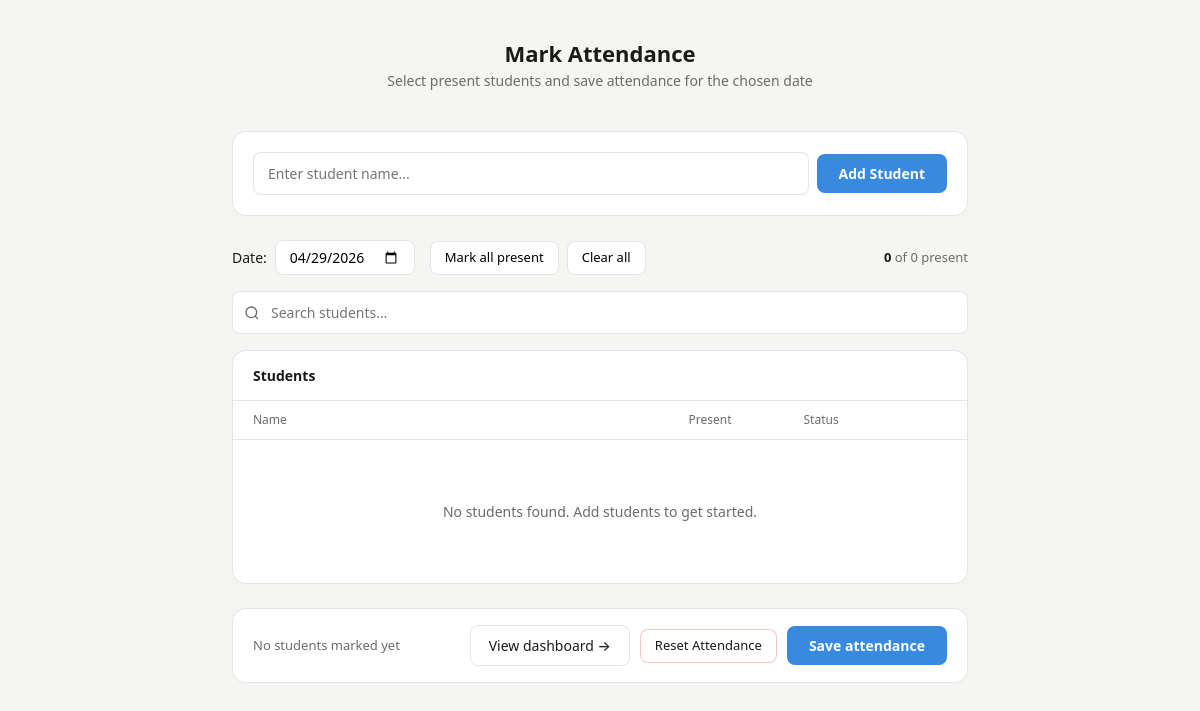
Before: / with the older database file.
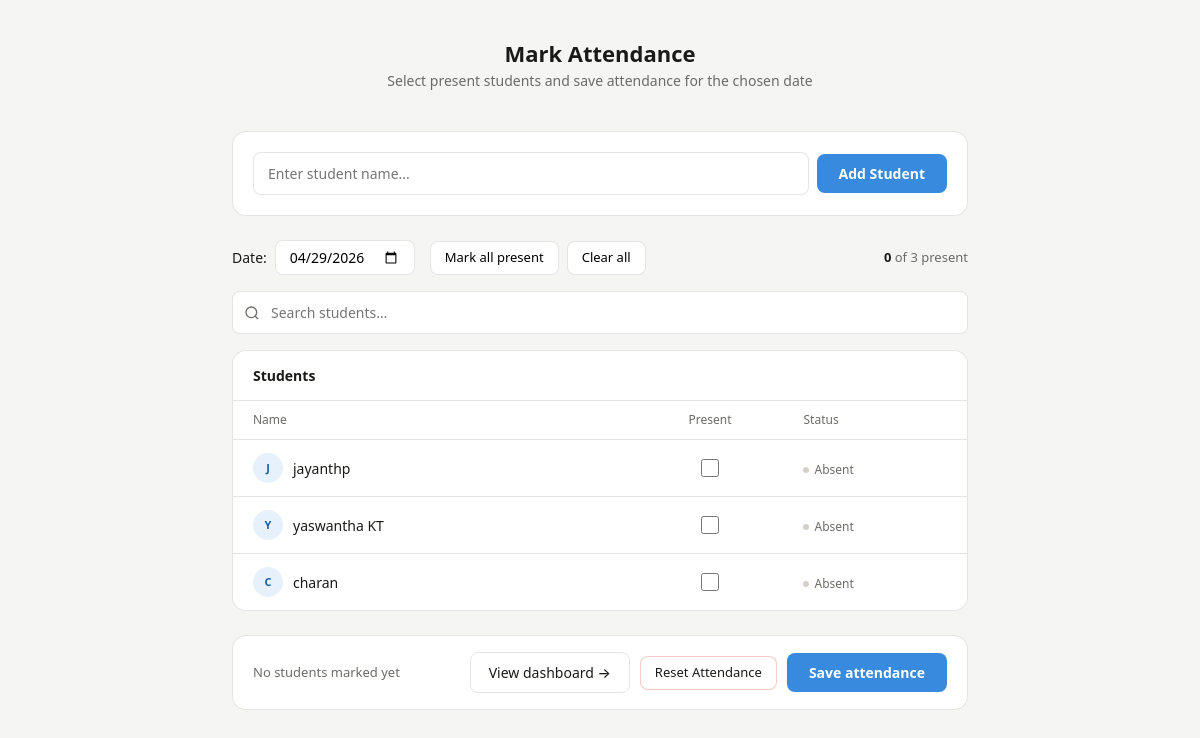
After: the same page with the newer database file.
### app/models.py (models this page shows, shortened)
class Student(models.Model):
    name = models.CharField(max_length=100)

### app/views.py (the view, shortened to what this page needs)
# urls.py: path('', views.mark_attendance, name='mark_attendance'),
def mark_attendance(request):
    students = Student.objects.all()
    today = request.GET.get('date') or str(date.today())
    return render(request, 'students.html', {
        'students': students,
        'today': today
    })

### Templates/students.html (shortened to what this page needs)
<!DOCTYPE html>
<html lang="en">
<head>
    <link href="https://cdn.jsdelivr.net/npm/bootstrap@5.3.0/dist/css/bootstrap.min.css" rel="stylesheet">
</head>
<body>
    <div class="container" style="max-width: 760px; padding-bottom: 3rem;">
        <div class="page-header">
            <h1>Mark Attendance</h1>
            <p>Select present students and save attendance for the chosen date</p>
        </div>
        <div class="main-card add-student-card" style="padding: 1.25rem; margin-bottom: 1.5rem; animation: fadeUp 0.45s ease 0.05s both;">
            <form method="POST" action="{% url 'add_student' %}" class="d-flex gap-2 align-items-center mb-0">
                <input type="text" name="name" class="search-input" placeholder="Enter student name..." required style="flex: 1; margin: 0; padding-left: 14px;">
                <button type="submit" class="btn-save" style="white-space: nowrap;">Add Student</button>
            </form>
        </div>
        <form method="POST" id="att-form">
            <div class="toolbar" style="justify-content: flex-start; gap: 15px;">
                <div class="d-flex align-items-center gap-2">
                    <label for="att-date" style="font-size: 14px; font-weight: 500;">Date:</label>
                    <input type="date" name="date" id="att-date" class="search-input" value="{{ today }}" style="padding: 6px 14px; margin: 0; width: 140px; font-size: 14px;">
                </div>
                <div class="quick-actions">
                    <button type="button" class="action-btn" onclick="markAll(true)">Mark all present</button>
                    <button type="button" class="action-btn" onclick="markAll(false)">Clear all</button>
                </div>
                <div class="counter" style="margin-left: auto;">
                    <span id="present-count">0</span> of {{ students|length }} present
                </div>
            </div>
            <div class="search-wrap">
                <input type="text" class="search-input" id="search" placeholder="Search students…" autocomplete="off">
            </div>
            <div class="main-card">
                <div class="card-head">Students</div>
                <table class="att-table">
                    <thead>
                        <tr>
                            <th style="width:55%">Name</th>
                            <th style="text-align:center; width:20%">Present</th>
                            <th style="width:25%">Status</th>
                        </tr>
                    </thead>
                    <tbody id="student-tbody">
                        {% for student in students %}
                        <tr data-name="{{ student.name|lower }}" onclick="toggleRow(this)">
                            <td>
                                <div class="name-cell">
                                    <div class="avatar">{{ student.name|slice:":1"|upper }}</div>
                                    {{ student.name }}
                                </div>
                            </td>
                            <td>
                                <div class="check-wrap">
                                    <input type="checkbox" name="{{ student.id }}" onclick="event.stopPropagation();"
                                        onchange="onCheckChange(this)">
                                </div>
                            </td>
                            <td>
                                <span class="status-dot">
                                    <span class="dot"></span>
                                    <span class="status-text">Absent</span>
                                </span>
                            </td>
                        </tr>
                        {% empty %}
                        <tr>
                            <td colspan="3">
                                <div class="empty-state">No students found. Add students to get started.</div>
                            </td>
                        </tr>
                        {% endfor %}
                    </tbody>
                </table>
            </div>
            <div class="footer-bar">
                <span class="footer-info" id="footer-info">No students marked yet</span>
                <div style="display:flex; gap:10px; align-items:center;">
                    <a href="/report/" class="btn-report">View dashboard →</a>
                    <button type="submit" name="action" value="reset" class="action-btn" style="color: var(--red); border-color: rgba(226,75,74,0.3);" onclick="return confirm('Are you sure you want to reset attendance for this date?');">Reset Attendance</button>
                    <button type="submit" name="action" value="save" class="btn-save">Save attendance</button>
                </div>
            </div>
        </form>
    </div>
</body>
</html>

### Templates/students.html (style rules this page uses)
:root { --blue: #378ADD; --surface: #fff; --bg: #f5f5f3; --border: rgba(0, 0, 0, 0.1); --text-secondary: #6b6b68; --radius-lg: 14px; --radius-md: 8px; }
* { box-sizing: border-box; }
body { background: var(--bg); font-family: system-ui, -apple-system, sans-serif; color: #1a1a18; }
.page-header { text-align: center; padding: 2.5rem 1rem 1.5rem; animation: fadeDown 0.45s ease both; }
.page-header h1 { font-size: 22px; font-weight: 600; margin-bottom: 4px; }
.page-header p { font-size: 14px; color: var(--text-secondary); }
.toolbar { display: flex; align-items: center; justify-content: space-between; margin-bottom: 1rem; animation: fadeUp 0.45s ease 0.1s both; flex-wrap: wrap; gap: 10px; }
.quick-actions { display: flex; gap: 8px; }
.action-btn { padding: 6px 14px; font-size: 13px; border: 0.5px solid var(--border); border-radius: var(--radius-md); background: var(--surface); cursor: pointer; transition: background 0.15s; }
.counter { font-size: 13px; color: var(--text-secondary); }
.counter span { font-weight: 600; color: #1a1a18; }
.search-wrap { position: relative; animation: fadeUp 0.45s ease 0.15s both; margin-bottom: 1rem; }
.search-input { width: 100%; padding: 10px 14px 10px 38px; border: 0.5px solid var(--border); border-radius: var(--radius-md); background: var(--surface); font-size: 14px; outline: none; transition: border-color 0.15s, box-shadow 0.15s; }
.main-card { background: var(--surface); border: 0.5px solid var(--border); border-radius: var(--radius-lg); overflow: hidden; animation: fadeUp 0.45s ease 0.2s both; margin-bottom: 1.5rem; }
.card-head { padding: 0.875rem 1.25rem; border-bottom: 0.5px solid var(--border); font-size: 14px; font-weight: 600; }
.att-table { width: 100%; border-collapse: collapse; font-size: 14px; }
.att-table th { padding: 10px 1.25rem; text-align: left; font-size: 12px; font-weight: 500; color: var(--text-secondary); border-bottom: 0.5px solid var(--border); }
.att-table td { padding: 13px 1.25rem; border-bottom: 0.5px solid var(--border); transition: background 0.12s; }
.att-table tr:last-child td { border-bottom: none; }
.att-table tbody tr { cursor: pointer; animation: fadeUp 0.35s ease both; }
.att-table tbody tr:nth-child(1) { animation-delay: 0.25s; }
.att-table tbody tr:nth-child(2) { animation-delay: 0.3s; }
.att-table tbody tr:nth-child(3) { animation-delay: 0.35s; }
.avatar { width: 30px; height: 30px; border-radius: 50%; background: #e6f1fb; color: #185fa5; display: inline-flex; align-items: center; justify-content: center; font-size: 11px; font-weight: 600; flex-shrink: 0; transition: background 0.2s; }
.name-cell { display: flex; align-items: center; gap: 10px; }
.check-wrap { display: flex; align-items: center; justify-content: center; }
.check-wrap input[type="checkbox"] { width: 18px; height: 18px; accent-color: var(--blue); cursor: pointer; border-radius: 4px; }
.status-dot { display: inline-flex; align-items: center; gap: 5px; font-size: 12px; font-weight: 500; color: var(--text-secondary); transition: color 0.2s; }
.status-dot .dot { width: 6px; height: 6px; border-radius: 50%; background: #d3d1c7; transition: background 0.2s; }
.footer-bar { background: var(--surface); border: 0.5px solid var(--border); border-radius: var(--radius-lg); padding: 1rem 1.25rem; display: flex; align-items: center; justify-content: space-between; gap: 12px; flex-wrap: wrap; animation: fadeUp 0.45s ease 0.35s both; }
.footer-info { font-size: 13px; color: var(--text-secondary); }
.btn-save { padding: 9px 22px; font-size: 14px; font-weight: 600; background: var(--blue); color: #fff; border: none; border-radius: var(--radius-md); cursor: pointer; transition: background 0.15s, transform 0.1s; }
.btn-report { padding: 9px 18px; font-size: 14px; font-weight: 500; background: transparent; color: #1a1a18; border: 0.5px solid var(--border); border-radius: var(--radius-md); cursor: pointer; text-decoration: none; transition: background 0.15s; display: inline-block; }

Changed rows visible on the page:
added Student: name "J", name "jayanthp"
added Student: name "Y", name "yaswantha KT"
added Student: name "C", name "charan"
Other visible differences:
{{ students|length }}: "0" → "3"
text no longer shown: "No students found. Add students to get started."
